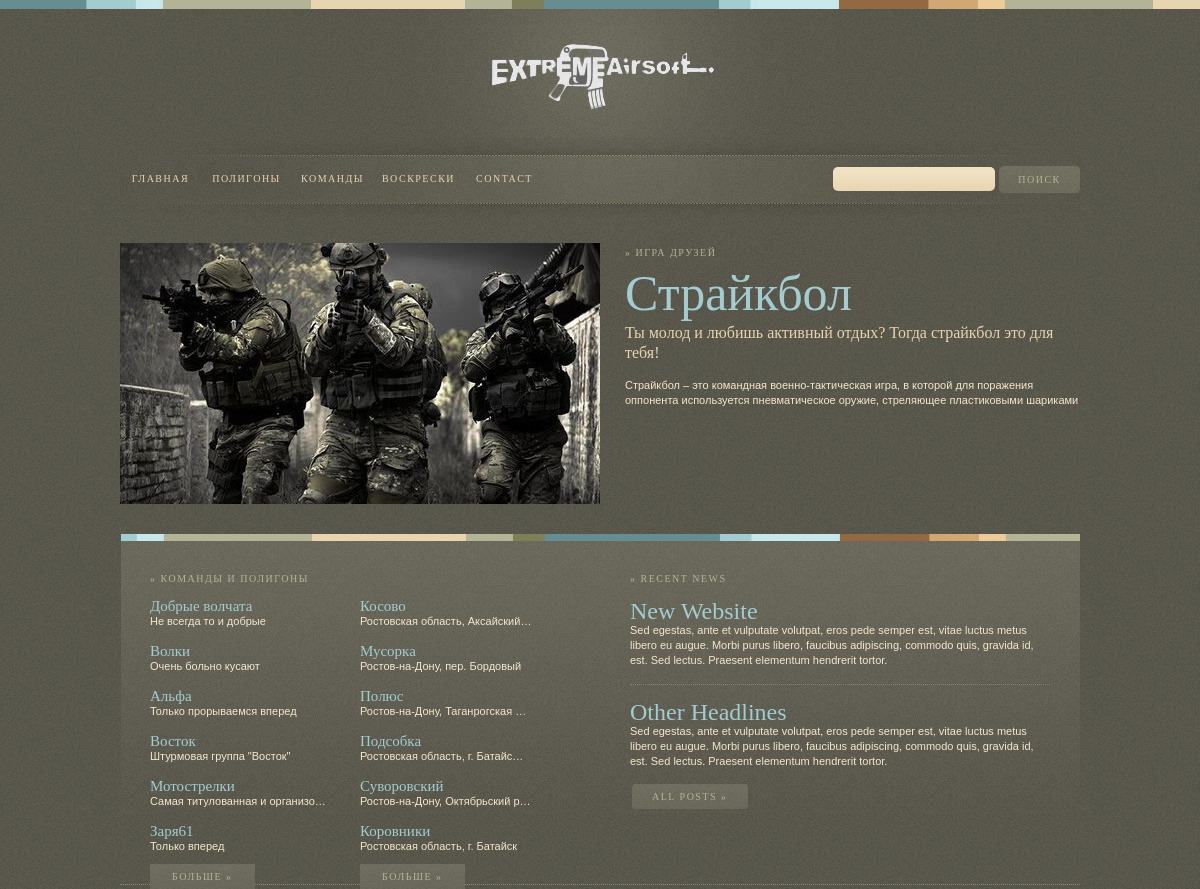
The page / on the database its author committed.
### team_player/models.py (models this page shows, shortened)
class Team(models.Model):
    name = models.CharField(max_length=100)
    descriptions = models.CharField(max_length=200, default='')
    logo = models.ImageField(default='', upload_to='team')
    slug = models.SlugField(default='', null=False)
    def get_url(self):
        return reverse('info_team', args=[self.slug])

### polygons/models.py (models this page shows, shortened)
class Polygons(models.Model):
    name = models.CharField(verbose_name='URL', max_length=50)
    address = models.CharField(max_length=100)
    coordinates = models.CharField(max_length=50, default='Null')
    descriptions = models.CharField(max_length=1000)
    image = models.ImageField(upload_to='polygons/')
    image_full = models.ImageField(upload_to='polygons/full', default='')
    url_yandex = models.CharField(default='', max_length=500)
    slug = models.SlugField(default='', null=False)
    def get_url(self):
        return reverse('polygon-detail', args=[self.slug])

### title_list/views.py (the view)
# urls.py: path('', main_page, name='title'),
def main_page(request):
    data = {'teams': Team.objects.order_by('?')[:6],
            'polygons': Polygons.objects.order_by('?')[:6]
            }
    return render(request, 'title_list/index.html', context=data)

### title_list/templates/title_list/index.html (shortened to what this page needs)
{% extends 'base.html' %}
{% load static%}
{% block content %}
<div id="primary">
    <div class="scroller">
        <ul id="fade">
            <li><img src="{% static 'images/slider-2.jpg' %}" alt="Second Scroller Image" /></li>
        </ul>
    </div>
    <div class="feature-content">
        <h3>&#187; Игра друзей</h3>
        <h1><a href="#">Страйкбол</a></h1>
        <p class="subhead">Ты молод и любишь активный отдых? Тогда страйкбол это для тебя!</p>
        <p>Страйкбол – это командная военно-тактическая игра, в которой для поражения оппонента используется пневматическое оружие, стреляющее пластиковыми шариками</p>
    </div>
</div>
<div id="bottom-container">
    <div id="secondary">
        <div class="inside">
            <h3>&#187; Команды и полигоны</h3>
            <div class="column">
                {% for team in teams %}
                <div class="item"><h4><a href="{{ team.get_url }}">{{ team.name }}</a></h4><p>{{ team.descriptions|truncatechars:30 }}</p></div>
                {% endfor %}
                <p class="view-more"><a href="{% url 'team' %}">Больше &#187;</a>
            </div>
            <div class="column">
                {% for polygon in polygons %}
                <div class="item"><h4><a href="{{ polygon.get_url }}">{{ polygon.name }}</a></h4><p>{{ polygon.address|truncatechars:30 }}</p></div>
                {% endfor %}
                <p class="view-more"><a href="{% url 'polygons' %}">Больше &#187;</a></p>
            </div>
        </div>
    </div>
    <div id="tertiary">
        <div class="inside">
            <h3>&#187; Recent News</h3>
            <h2><a href="#">New Website</a></h2><p>Sed egestas, ante et vulputate volutpat, eros pede semper est, vitae luctus metus libero eu augue. Morbi purus libero, faucibus adipiscing, commodo quis, gravida id, est. Sed lectus. Praesent elementum hendrerit tortor. </p>
            <hr />
            <h2><a href="#">Other Headlines</a></h2><p>Sed egestas, ante et vulputate volutpat, eros pede semper est, vitae luctus metus libero eu augue. Morbi purus libero, faucibus adipiscing, commodo quis, gravida id, est. Sed lectus. Praesent elementum hendrerit tortor.</p>
            <p class="view-more"><a href="#">All Posts &#187;</a></p>
        </div>
    </div>
</div>
{% endblock %}

### static/css/front.css (style rules this page uses)
body { background: url(images/body.jpg) repeat; }
p.view-more { margin-top: 10px; }
p.view-more a { text-decoration: none; font-family: Georgia, Palatino, serif; font-size: 10px; text-transform: uppercase; letter-spacing: 1.5px; background: url(images/read-more.jpg) no-repeat center; color: #b3b496; padding: 7px 22px; }
hr { background: none; border-top: 1px dotted #5b5a4e; border-left: none; border-right: none; border-bottom: 1px dotted #8a8571; margin: 15px 0; }
.scroller #fade { height: 261px; float: left; margin-top: 5px; margin-right: 20px; overflow: hidden; }
.scroller .innerfade { height: 261px; float: left; margin-top: 5px; margin-right: 20px; overflow: visible !important; }
.feature-content { float: right; width: 455px; }
#primary h3 { color: #b3b496; font-family: Georgia, Palatino, serif; font-size: 10px; text-transform: uppercase; letter-spacing: 1.5px; margin: 10px 0; font-weight: normal; }
#primary h1 a { font-weight: normal; font-family: Georgia, Palatino, serif; font-size: 50px; color: #a2ccd0; text-decoration: none; }
#primary p.subhead { color: #e8d4af; font-size: 16px; font-family: Georgia, Palatino, serif; margin: 5px 0 15px 0; line-height: 20px; }
#primary p { color: #f4e6cc; font-size: 11px; font-family: arial, verdana, sans-serif; line-height: 15px; }
#bottom-container { background: url(images/bottom.jpg) repeat-x; margin-top: 30px; border-bottom: 1px dotted #8a8571; }
#secondary .inside { padding: 30px; }
#secondary { float: left; width: 50%; }
#secondary h3 { color: #b3b496; font-family: Georgia, Palatino, serif; font-size: 10px; text-transform: uppercase; letter-spacing: 1.5px; margin: 10px 0 15px 0; font-weight: normal; }
#secondary .column { float: left; width: 50%; }
#secondary h4 a { text-decoration: none; color: #a2ccd0; font-family: Georgia, Palatino, serif; font-size: 15px; font-weight: normal; }
#secondary p { color: #f4e6cc; font-size: 11px; font-family: arial, verdana, sans-serif; line-height: 15px; }
#secondary .item { clear: both; margin-bottom: 15px; }
#tertiary .inside { padding: 30px; }
#tertiary { float: right; width: 50%; }
#tertiary h3 { color: #b3b496; font-family: Georgia, Palatino, serif; font-size: 10px; text-transform: uppercase; letter-spacing: 1.5px; margin: 10px 0 15px 0; font-weight: normal; }
#tertiary h2 a { text-decoration: none; color: #a2ccd0; font-family: Georgia, Palatino, serif; font-size: 24px; font-weight: normal; }
#tertiary p { color: #f4e6cc; font-size: 11px; font-family: arial, verdana, sans-serif; line-height: 15px; }
#tertiary p.view-more { margin-top: 20px; }

### rows shown on the page
Team: name "Добрые волчата", descriptions "Не всегда то и добрые"
Team: name "Волки", descriptions "Очень больно кусают"
Team: name "Альфа", descriptions "Только прорываемся вперед"
Team: name "Восток", descriptions "Штурмовая группа \"Восток\""
Team: name "Мотострелки", descriptions "Самая титулованная и организо…"
Team: name "Заря61", descriptions "Только вперед"
Polygons: name "Косово", address "Ростовская область, Аксайский…"
Polygons: name "Мусорка", address "Ростов-на-Дону, пер. Бордовый"
Polygons: name "Полюс", address "Ростов-на-Дону, Таганрогская …"
Polygons: name "Подсобка", address "Ростовская область, г. Батайс…"
Polygons: name "Суворовский", address "Ростов-на-Дону, Октябрьский р…"
Polygons: name "Коровники", address "Ростовская область, г. Батайск"
